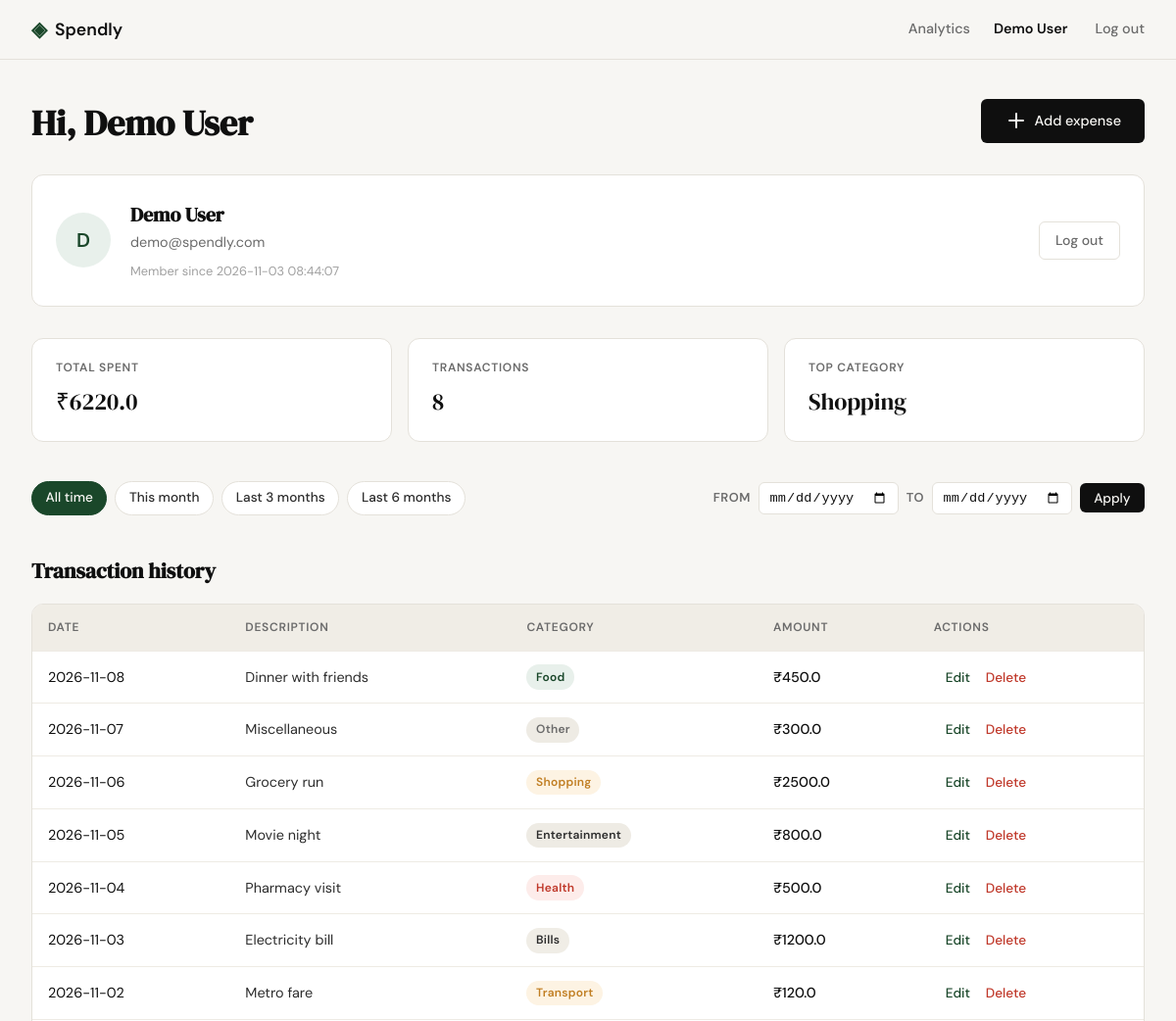
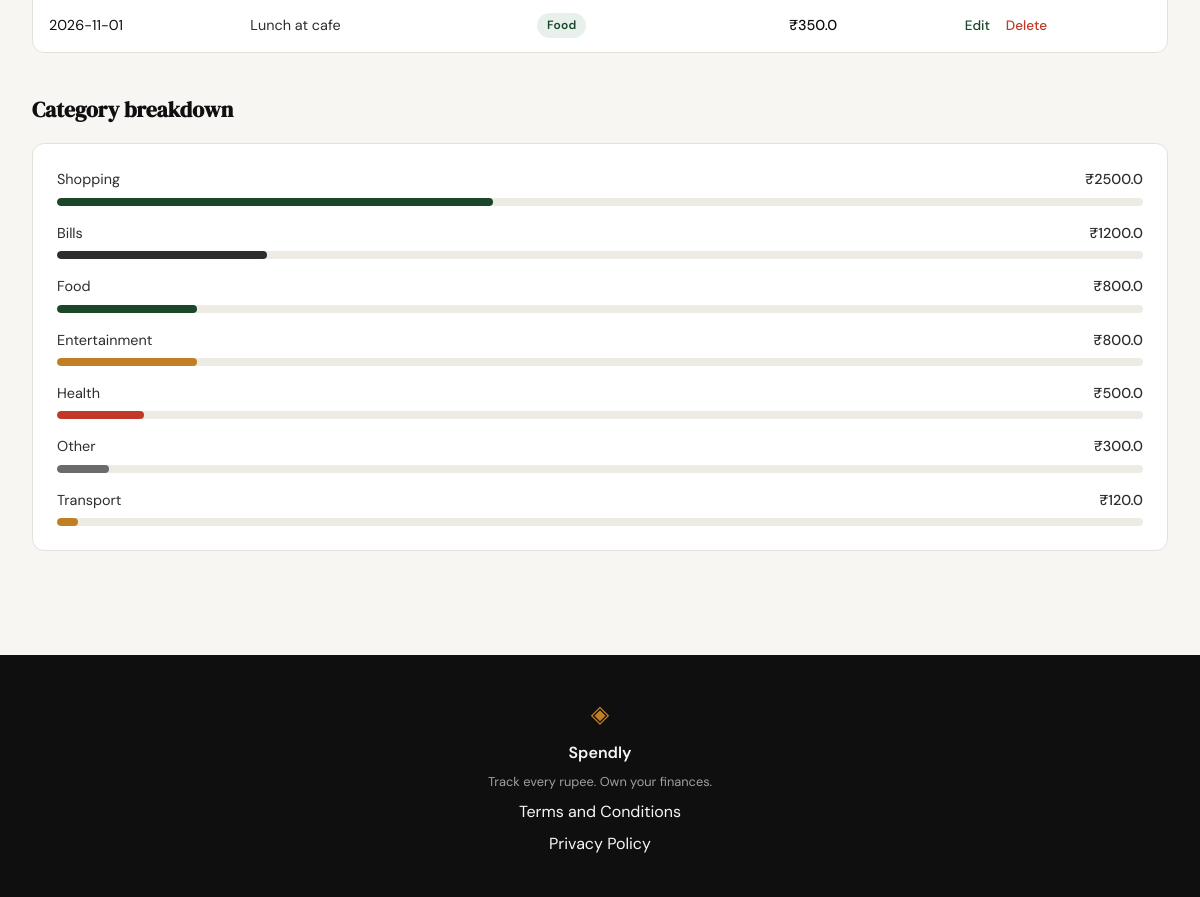
Screenshot of /profile (signed in) with the database file from the repository (2 pictures, top to bottom).
### tables this page shows
CREATE TABLE users (
                id INTEGER PRIMARY KEY AUTOINCREMENT,
                name TEXT NOT NULL,
                email TEXT UNIQUE NOT NULL,
                password_hash TEXT NOT NULL,
                created_at TEXT DEFAULT (datetime('now'))
            );

CREATE TABLE expenses (
                id INTEGER PRIMARY KEY AUTOINCREMENT,
                user_id INTEGER NOT NULL,
                amount REAL NOT NULL,
                category TEXT NOT NULL,
                date TEXT NOT NULL,
                description TEXT,
                created_at TEXT DEFAULT (datetime('now')),
                FOREIGN KEY (user_id) REFERENCES users(id)
            );

### app.py (the view)
@app.route("/profile")
def profile():
    user_id = session.get("user_id")
    if user_id is None:
        return redirect(url_for("login"))
    user = get_user_by_id(user_id)
    if user is None:
        session.clear()
        return redirect(url_for("login"))
    def _parse_iso(value):
        value = (value or "").strip()
        if not value:
            return None
        try:
            return date.fromisoformat(value).isoformat()
        except ValueError:
            return None
    allowed_ranges = {"this_month", "last_3_months", "last_6_months", "all_time"}
    selected_range = (request.args.get("range") or "").strip()
    if selected_range not in allowed_ranges:
        selected_range = ""
    start_raw = request.args.get("start_date")
    end_raw = request.args.get("end_date")
    today = date.today()
    def _month_start(d, months_back):
        total = d.month - 1 - months_back
        year = d.year + total // 12
        month = (total % 12) + 1
        return date(year, month, 1)
    def _month_end(d):
        if d.month == 12:
            return date(d.year + 1, 1, 1) - timedelta(days=1)
        return date(d.year, d.month + 1, 1) - timedelta(days=1)
    if selected_range:
        if selected_range == "this_month":
            filter_start = _month_start(today, 0)
            filter_end = _month_end(today)
        elif selected_range == "last_3_months":
            filter_start = _month_start(today, 2)
            filter_end = _month_end(today)
        elif selected_range == "last_6_months":
            filter_start = _month_start(today, 5)
            filter_end = _month_end(today)
        else:  # all_time
            filter_start = None
            filter_end = None
        start_param = filter_start.isoformat() if filter_start else None
        end_param = filter_end.isoformat() if filter_end else None
        form_start = start_param or ""
        form_end = end_param or ""
    else:
        start_param = _parse_iso(start_raw)
        end_param = _parse_iso(end_raw)
        form_start = start_param or ""
        form_end = end_param or ""
    expenses = get_expenses_by_user(user_id, start_date=start_param, end_date=end_param)
    filter_active = bool(start_param or end_param)
    total_spent = sum((e["amount"] or 0) for e in expenses)
    expense_count = len(expenses)
    category_totals = {}
    for e in expenses:
        category_totals[e["category"]] = category_totals.get(e["category"], 0) + (e["amount"] or 0)
    top_category = max(category_totals, key=category_totals.get) if category_totals else None
    category_breakdown = [
        {"category": c, "total": t}
        for c, t in sorted(category_totals.items(), key=lambda kv: kv[1], reverse=True)
    ]
    return render_template(
        "profile.html",
        user=user,
        expenses=expenses,
        total_spent=total_spent,
        expense_count=expense_count,
        top_category=top_category,
        category_breakdown=category_breakdown,
        selected_range=selected_range,
        form_start=form_start,
        form_end=form_end,
        filter_active=filter_active,
    )

### database/db.py (called while the page is built)
def get_db():
    conn = sqlite3.connect(str(DB_PATH))
    conn.row_factory = sqlite3.Row
    conn.execute("PRAGMA foreign_keys = ON")
    return conn

def get_user_by_id(user_id):
    conn = get_db()
    try:
        return conn.execute(
            "SELECT * FROM users WHERE id = ?",
            (user_id,),
        ).fetchone()
    finally:
        conn.close()

def get_expenses_by_user(user_id, start_date=None, end_date=None):
    conn = get_db()
    try:
        query = "SELECT * FROM expenses WHERE user_id = ?"
        params = [user_id]
        if start_date:
            query += " AND date >= ?"
            params.append(start_date)
        if end_date:
            query += " AND date <= ?"
            params.append(end_date)
        query += " ORDER BY date DESC, id DESC"
        return conn.execute(query, params).fetchall()
    finally:
        conn.close()

### templates/profile.html (shortened to what this page needs)
{% extends "base.html" %}
{% block head %}
<link rel="stylesheet" href="{{ url_for('static', filename='css/profile.css') }}">
{% endblock %}
{% block content %}
<div class="profile-page">
    <header class="profile-header">
        <div>
            <h1 class="profile-title">Hi, {{ user.name }}</h1>
        </div>
        <a href="{{ url_for('add_expense') }}" class="btn-primary profile-add-btn">
            <i data-lucide="plus"></i> Add expense
        </a>
    </header>
    <section class="profile-card">
        <div class="profile-card-avatar" aria-hidden="true">
            {{ user.name[:1]|upper if user.name else "?" }}
        </div>
        <div class="profile-card-info">
            <h2 class="profile-card-name">{{ user.name }}</h2>
            <p class="profile-card-email">{{ user.email }}</p>
            <p class="profile-card-meta">Member since {{ user.created_at }}</p>
        </div>
        <a href="{{ url_for('logout') }}" class="profile-card-logout">Log out</a>
    </section>
    <section class="profile-stats">
        <div class="profile-stat">
            <span class="profile-stat-label">Total spent</span>
            <span class="profile-stat-value">₹{{ total_spent }}</span>
        </div>
        <div class="profile-stat">
            <span class="profile-stat-label">Transactions</span>
            <span class="profile-stat-value">{{ expense_count }}</span>
        </div>
        <div class="profile-stat">
            <span class="profile-stat-label">Top category</span>
            <span class="profile-stat-value">{{ top_category if top_category else "—" }}</span>
        </div>
    </section>
    <section class="profile-section profile-filter-section">
        <div class="profile-filter-chips">
            <a href="{{ url_for('profile') }}"
               class="profile-filter-chip {% if selected_range in ('', 'all_time') and not filter_active %}profile-filter-chip-active{% endif %}">All time</a>
            <a href="{{ url_for('profile', range='this_month') }}"
               class="profile-filter-chip {% if selected_range == 'this_month' %}profile-filter-chip-active{% endif %}">This month</a>
            <a href="{{ url_for('profile', range='last_3_months') }}"
               class="profile-filter-chip {% if selected_range == 'last_3_months' %}profile-filter-chip-active{% endif %}">Last 3 months</a>
            <a href="{{ url_for('profile', range='last_6_months') }}"
               class="profile-filter-chip {% if selected_range == 'last_6_months' %}profile-filter-chip-active{% endif %}">Last 6 months</a>
        </div>
        <form method="get" action="{{ url_for('profile') }}" class="profile-filter-form">
            <label class="profile-filter-label" for="filter-start">From</label>
            <input id="filter-start" type="date" name="start_date" value="{{ form_start }}" class="profile-filter-input">
            <label class="profile-filter-label" for="filter-end">To</label>
            <input id="filter-end" type="date" name="end_date" value="{{ form_end }}" class="profile-filter-input">
            <button type="submit" class="btn-primary profile-filter-apply">Apply</button>
        </form>
    </section>
    <section class="profile-section">
        <div class="profile-section-header">
            <h2 class="profile-section-title">Transaction history</h2>
        </div>
        {% if expenses %}
        <div class="profile-table-wrap">
            <table class="profile-table">
                <thead>
                    <tr>
                        <th>Date</th>
                        <th>Description</th>
                        <th>Category</th>
                        <th class="profile-th-amount">Amount</th>
                        <th class="profile-th-actions">Actions</th>
                    </tr>
                </thead>
                <tbody>
                    {% for expense in expenses %}
                    <tr>
                        <td>{{ expense.date }}</td>
                        <td class="profile-td-desc">
                            {{ expense.description if expense.description is not none and expense.description != "" else "—" }}
                        </td>
                        <td>
                            <span class="profile-badge profile-badge-{{ expense.category|lower|replace(' ', '-') }}">
                                {{ expense.category }}
                            </span>
                        </td>
                        <td class="profile-td-amount">₹{{ expense.amount }}</td>
                        <td class="profile-td-actions">
                            <a href="{{ url_for('edit_expense', id=expense.id) }}" class="profile-action-edit">Edit</a>
                            <a href="{{ url_for('delete_expense', id=expense.id) }}" class="profile-action-delete">Delete</a>
                        </td>
                    </tr>
                    {% endfor %}
                </tbody>
            </table>
        </div>
        {% else %}
        <div class="profile-empty">
            <p class="profile-empty-text">No expenses yet.</p>
            <a href="{{ url_for('add_expense') }}" class="btn-primary">Add your first expense</a>
        </div>
        {% endif %}
    </section>
    <section class="profile-section">
        <div class="profile-section-header">
            <h2 class="profile-section-title">Category breakdown</h2>
        </div>
        {% if category_breakdown and total_spent %}
        <ul class="profile-breakdown">
            {% for item in category_breakdown %}
            {% set pct = (item.total / total_spent * 100) if total_spent else 0 %}
            <li class="profile-breakdown-row">
                <div class="profile-breakdown-meta">
                    <span class="profile-breakdown-name">{{ item.category }}</span>
                    <span class="profile-breakdown-total">₹{{ item.total }}</span>
                </div>
                <div class="profile-breakdown-track">
                    <div class="profile-breakdown-bar profile-breakdown-bar-{{ item.category|lower|replace(' ', '-') }}"
                         style="width: {{ pct }}%;"></div>
                </div>
            </li>
            {% endfor %}
        </ul>
        {% else %}
        <div class="profile-empty">
            <p class="profile-empty-text">No categories to show yet.</p>
        </div>
        {% endif %}
    </section>
</div>
{% endblock %}

### templates/base.html (shortened to what this page needs)
<!DOCTYPE html>
<html lang="en">
<head>
    <link rel="stylesheet" href="{{ url_for('static', filename='css/style.css') }}">
    {% block head %}{% endblock %}
</head>
<body>
    <nav class="navbar">
        <div class="nav-inner">
            <a href="{{ url_for('landing') }}" class="nav-brand">
                <span class="brand-icon">◈</span>
                <span class="brand-name">Spendly</span>
            </a>
            <div class="nav-links">
                {% if session.get('user_id') %}
                <a href="{{ url_for('analytics') }}" class="nav-link {% if request.endpoint == 'analytics' %}nav-active active{% endif %}">Analytics</a>
                <span class="nav-user">{{ session.get('user_name') }}</span>
                <a href="{{ url_for('logout') }}">Log out</a>
                {% else %}
                <a href="{{ url_for('login') }}">Sign in</a>
                <a href="{{ url_for('register') }}" class="nav-cta">Get started</a>
                {% endif %}
            </div>
        </div>
    </nav>
    <main class="main-content">
        {% block content %}{% endblock %}
    </main>
    <footer class="footer">
        <div class="footer-inner">
            <span class="brand-icon">◈</span>
            <span class="footer-name">Spendly</span>
            <p class="footer-copy">Track every rupee. Own your finances.</p>
            <a href="/terms">Terms and Conditions</a>
            <a href="/privacy">Privacy Policy</a>
        </div>
    </footer>
</body>
</html>

### static/css/style.css (style rules this page uses)
:root { --ink: #0f0f0f; --ink-soft: #2d2d2d; --ink-muted: #6b6b6b; --ink-faint: #a0a0a0; --paper: #f7f6f3; --paper-warm: #f0ede6; --paper-card: #ffffff; --accent: #1a472a; --accent-light: #e8f0eb; --accent-2: #c17f24; --accent-2-light: #fdf3e3; --danger: #c0392b; --danger-light: #fdecea; --border: #e4e1da; --border-soft: #eeebe4; --font-display: 'DM Serif Display', Georgia, serif; --font-body: 'DM Sans', system-ui, sans-serif; --max-width: 1200px; --auth-width: 440px; --radius-sm: 6px; --radius-md: 12px; --radius-lg: 20px; }
*, *::before, *::after { box-sizing: border-box; margin: 0; padding: 0; }
html { font-size: 16px; scroll-behavior: smooth; }
body { background: var(--paper); color: var(--ink); font-family: var(--font-body); font-size: 1rem; line-height: 1.6; -webkit-font-smoothing: antialiased; }
a { color: inherit; text-decoration: none; }
.navbar { position: sticky; top: 0; z-index: 100; background: var(--paper); border-bottom: 1px solid var(--border); padding: 0 2rem; }
.nav-inner { max-width: var(--max-width); margin: 0 auto; height: 60px; display: flex; align-items: center; justify-content: space-between; }
.nav-brand { display: flex; align-items: center; gap: 0.5rem; font-family: var(--font-body); font-weight: 600; font-size: 1.1rem; color: var(--ink); }
.brand-icon { color: var(--accent); font-size: 1.3rem; }
.brand-name { color: var(--ink); }
.nav-links { display: flex; align-items: center; gap: 1.5rem; font-size: 0.9rem; font-weight: 500; }
.nav-links .nav-user { color: var(--ink); font-weight: 600; margin-right: 0.25rem; }
.nav-links a { color: var(--ink-muted); transition: color 0.2s; }
.main-content { min-height: calc(100vh - 60px - 100px); }
.btn-primary { display: inline-block; background: var(--ink); color: var(--paper); padding: 0.65rem 1.5rem; border-radius: var(--radius-sm); font-family: var(--font-body); font-size: 0.9rem; font-weight: 500; cursor: pointer; border: none; transition: background 0.2s; text-decoration: none; }
.footer { background: var(--ink); color: var(--paper); padding: 2.5rem 2rem; text-align: center; }
.footer-inner { display: flex; flex-direction: column; align-items: center; gap: 0.4rem; }
.footer .brand-icon { color: var(--accent-2); font-size: 1.5rem; }
.footer-name { font-weight: 600; font-size: 1rem; }
.footer-copy { font-size: 0.8rem; color: var(--ink-faint); }

### rows the page displays
users: get "Demo User", name "Demo User", name "D", email "demo@spendly.com", created_at "2026-11-03 08:44:07"
expenses: category "Shopping", date "2026-11-06", description "Grocery run", amount "2500.0", total "2500.0"
expenses: date "2026-11-08", description "Dinner with friends", category "Food", amount "450.0", total "800.0"
expenses: date "2026-11-07", description "Miscellaneous", category "Other", amount "300.0", total "300.0"
expenses: date "2026-11-05", description "Movie night", category "Entertainment", amount "800.0", total "800.0"
expenses: date "2026-11-04", description "Pharmacy visit", category "Health", amount "500.0", total "500.0"
expenses: date "2026-11-03", description "Electricity bill", category "Bills", amount "1200.0", total "1200.0"
expenses: date "2026-11-02", description "Metro fare", category "Transport", amount "120.0", total "120.0"
expenses: date "2026-11-01", description "Lunch at cafe", category "Food", amount "350.0"

### other values shown
{{ total_spent }} "6220.0"
{{ expense_count }} "8"
